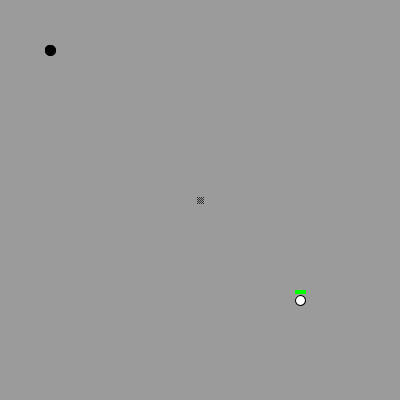
Frame 1 (no input)
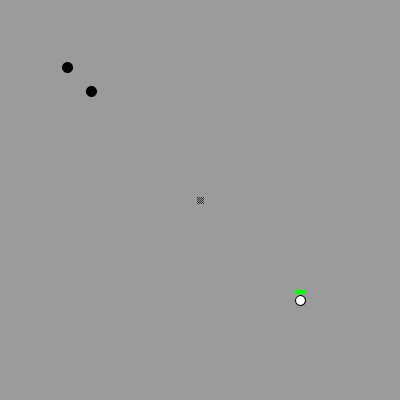
Frame 60 (the mouse pressed at the canvas centre just before this capture)
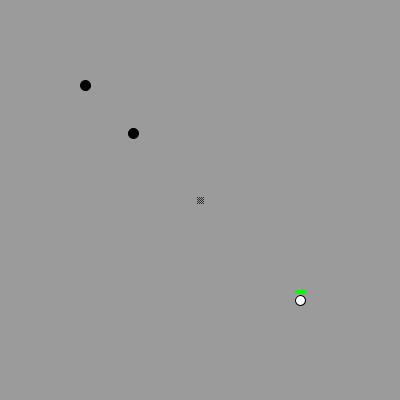
Frame 120 (the mouse held since frame 60 and released just before this capture)

The Processing sketch that drew these frames (run headless with seeded random() and noise(); from frame 60 on, the mouse is pressed at the canvas centre):

// Processing sketch: processing_170679
// ── processing_170679.pde

void setup(){
  size(400, 400);
  textSize(50);
}

int playerX = 300;                            //general variables
int playerY = 300;
boolean hitBox = false;
boolean spawn = false;
int playerHP = 100;
boolean playerDamage = false;
boolean loading = true;

boolean zombieDamage1 = false;                // 1st zombie vaiables
int zombie1HP = 20;
float zombieX1 = random(width/2, width/2);
float zombieY1 = random(height/2, height/2);

boolean zombieDamage2 = false;                //2nd zombie variables
int zombie2HP = 100;
float zombieX2 = random(width/2, width/2);
float zombieY2 = random(height/2, height/2);

void draw(){
  if(loading){
    for(int wait = 10000; wait > 0; wait = wait - 1 ){
      println(wait); //This is a fake loading screen because we needed to put a while() or for() loop in here somehow.
    }
    loading = false;
  }
    background(155);
    zombie1();
    zombie2();
    stroke(0);
    fill(255);
    ellipse(playerX, playerY, 10, 10);
    if(keyPressed){  //movement
      if(key == 's')
        playerY++;
      if(key == 'w')
        playerY--;
      if(key == 'a')
        playerX--;
      if(key == 'd')
        playerX++;
    }
    spikes();
    hitBox();
    lifeBar();
}

void hitBox(){  //player's hitbox
  if(hitBox){
  stroke(0, 255, 0, 200);
  fill(0, 255, 0, 100);
  }else{
  stroke(0, 0, 0, 0);
  fill(0, 0, 0, 0);
  }
  rectMode(CENTER);
  rect(playerX, playerY, 10, 10);
  if(keyPressed){
  if(key == 'p')  //it will appear when p is pressed
    hitBox = !hitBox;
  }
}

void lifeBar(){  //player's health
  if(zombieX1-5 < playerX && zombieX1+5 > playerX && zombieY1-5 < playerY && zombieY1+5 > playerY){
    playerDamage = true;
  }else{
    playerDamage = false;
  }
  if(zombieX2-5 < playerX && zombieX2+5 > playerX && zombieY2-5 < playerY && zombieY2+5 > playerY){
    playerDamage = true;
  }else{
    playerDamage = false;
  }
  if(playerDamage){
    playerHP = playerHP - 1;
  }
  if(playerHP > 70){        //different
  stroke(0, 255, 0);
  fill(0, 255, 0);
  }else if(playerHP > 40){  //colored
  stroke(255, 255, 0);
  fill(255, 255, 0);
  }else{                    //health!
  stroke(255, 0, 0);
  fill(255, 0, 0);
  }
  rectMode(CORNER);
  rect(playerX-5,  playerY-10, playerHP/10, 3);
  if(playerHP <= 0){
    background(0);
    fill(255, 0, 0);
    stroke(255, 0, 0);
    text("You is ded", width/6, height/2);  //if the player runs out of health, he/she will lose
    stop();
  }
}

void spikes(){
  point(width/2-3, height/2-3);
  point(width/2-1, height/2-3);
  point(width/2+1, height/2-3);
  point(width/2+3, height/2-3);
  point(width/2-2, height/2-2);
  point(width/2, height/2-2);
  point(width/2+2, height/2-2);
  point(width/2-3, height/2-1);
  point(width/2-1, height/2-1);
  point(width/2+1, height/2-1);
  point(width/2+3, height/2-1);   //drawing
  point(width/2-2, height/2);     //spikes
  point(width/2, height/2);       //...
  point(width/2+2, height/2);
  point(width/2-3, height/2+1);
  point(width/2-1, height/2+1);
  point(width/2+1, height/2+1);
  point(width/2+3, height/2+1);
  point(width/2-2, height/2+2);
  point(width/2, height/2+2);
  point(width/2+2, height/2+2);
  point(width/2-3, height/2+3);
  point(width/2-1, height/2+3);
  point(width/2+1, height/2+3);
  point(width/2+3, height/2+3);
  if(zombieX1-5 < width/2 && zombieX1+5 > width/2 && zombieY1-5 < height/2 && zombieY1+5 > height/2){   //zombies will get hurt
    zombieDamage1 = true;
  }else{
    zombieDamage1 = false;
  }
  if(zombieX2-5 < width/2 && zombieX2+5 > width/2 && zombieY2-5 < height/2 && zombieY2+5 > height/2){   //if they're on the spikes
    zombieDamage2 = true;
  }else{
    zombieDamage2 = false;
  }
}

void zombie1(){  //zombie 1 will move
  fill(0);
  stroke(0);
  if(zombie1HP > 0){
  ellipse(zombieX1, zombieY1, 10, 10);
    if(zombieX1<playerX)
      zombieX1=zombieX1+0.7;
    if(zombieX1>playerX)
      zombieX1=zombieX1-0.7;
    if(zombieY1<playerY)
      zombieY1=zombieY1+0.7;
    if(zombieY1>playerY)
      zombieY1=zombieY1-0.7;}
    if(zombieDamage1){
      zombie1HP = zombie1HP - 1;
    }
}

void zombie2(){  //zombie 2 will move
  fill(0);
  stroke(0);
  if(zombie2HP > 0){
    ellipse(zombieX2, zombieY2, 10, 10);
    if(zombieX2<playerX)
      zombieX2=zombieX2+0.3;
    if(zombieX2>playerX)
      zombieX2=zombieX2-0.3;
    if(zombieY2<playerY)
      zombieY2=zombieY2+0.3;
    if(zombieY2>playerY)
      zombieY2=zombieY2-0.3;
    if(zombieDamage2){
      zombie2HP = zombie2HP - 1;
    }
  }
}
